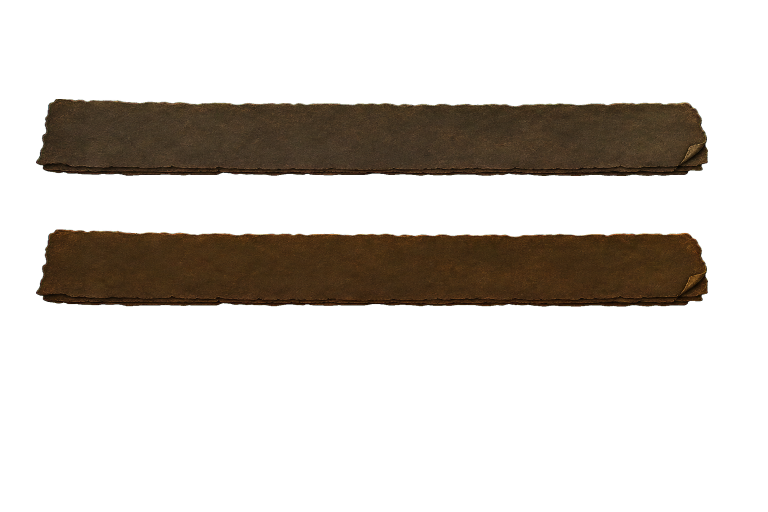
#> input picture assets/source/chat/input-dark-v1/ChatInput_Dark_V1_r3.png, 1536 x 1024 px (shown at 1/2 size)
$ python build_chat_input_dark_v1_runtime.py
#> lines starting #> are read from the running program, lines starting #| are printed output that depends on the picture; after the words box and inside, x2 and y2 are one past the last pixel; in counts of white or black regions, pixels touching at a corner belong together
#!/usr/bin/env python3
"""Deterministically export the accepted CHAT.INPUT.DARK.V1 source.

The accepted source contains two canonical 1386x176 RGBA state cells.  This
tool validates that exact source, resamples each cell into the established
1024x256 two-row atlas, preserves the shared Alpha silhouette, clears only
fully transparent RGB (plus impossible dominant-green resampling spill), and
writes the final Turtle WoW TGA.  It never redraws or bakes EditBox content.
"""

from __future__ import annotations

import argparse
import hashlib
import json
from pathlib import Path
from typing import Any

import numpy as np
from PIL import Image


ROOT = Path(__file__).resolve().parents[1]
SOURCE = (
    ROOT
    / "assets"
    / "source"
    / "chat"
    / "input-dark-v1"
    / "ChatInput_Dark_V1_r3.png"
)
RUNTIME = (
    ROOT
    / "addon"
    / "AzerothExpeditionUI"
    / "Media"
    / "Chat"
    / "ChatInputDarkV1.tga"
)
RUNTIME_MANIFEST = SOURCE.with_name(
    "ChatInput_Dark_V1_RuntimeManifest_v1.json"
)
ARTIFACT_DIR = (
    ROOT
    / "generated"
    / "chat"
    / "core"
    / "CHAT.INPUT.DARK.V1"
    / "runtime-v1"
)

SOURCE_SHA256 = (
    "4df36bc607a024ca0a2355f5d20ff985f61cbf3304073a65e33caa978c50cda0"
)
SOURCE_SIZE = (1536, 1024)
SOURCE_VISIBLE_BBOX = (72, 198, 1416, 613)
SOURCE_CELLS = {
    "normal": (51, 187, 1437, 363),
    "focus": (51, 448, 1437, 624),
}
ATLAS_SIZE = (1024, 256)
ATLAS_BOXES = {
    "normal": (8, 4, 1016, 124),
    "focus": (8, 132, 1016, 252),
}
ATLAS_X_PIXELS = (8, 121, 932, 1016)
RUNTIME_CAPS = (28, 20)
RUNTIME_HEIGHT = 25
TEXT_INSETS = (34, 22, 0, 0)
SUPPORTED_WIDTHS = (380, 480)
RESAMPLE = Image.Resampling.LANCZOS


def sha256(path: Path) -> str:
    digest = hashlib.sha256()
    with path.open("rb") as handle:
        for chunk in iter(lambda: handle.read(1024 * 1024), b""):
            digest.update(chunk)
    return digest.hexdigest()


def display_path(path: Path) -> str:
    try:
        return path.resolve().relative_to(ROOT).as_posix()
    except ValueError:
        return str(path.resolve())


def alpha_evidence(image: Image.Image) -> dict[str, Any]:
    alpha = image.getchannel("A")
    histogram = alpha.histogram()
    return {
        "visible_bbox_exclusive": list(alpha.getbbox() or ()),
        "transparent_pixels": histogram[0],
        "partially_transparent_pixels": sum(histogram[1:255]),
        "opaque_pixels": histogram[255],
    }


def pixel_hygiene(image: Image.Image) -> dict[str, int]:
    values = np.asarray(image.convert("RGBA"), dtype=np.uint8)
    values_i16 = values.astype(np.int16)
    visible_green = (
        (values[:, :, 3] > 0)
        & (values[:, :, 1] >= 96)
        & (values_i16[:, :, 1] >= values_i16[:, :, 0] + 32)
        & (values_i16[:, :, 1] >= values_i16[:, :, 2] + 32)
    )
    transparent = values[:, :, 3] == 0
    return {
        "visible_green_spill_pixels": int(visible_green.sum()),
        "transparent_rgb_nonzero_values": int(
            np.count_nonzero(values[transparent, :3])
        ),
    }


def validate_source(path: Path, image: Image.Image) -> None:
    if sha256(path) != SOURCE_SHA256:
        raise ValueError("input source SHA-256 does not match accepted P4 source")
    if image.size != SOURCE_SIZE or image.mode != "RGBA":
        raise ValueError(
            f"input source must be {SOURCE_SIZE} RGBA, got {image.size} {image.mode}"
        )
    if image.getchannel("A").getbbox() != SOURCE_VISIBLE_BBOX:
        raise ValueError("input source visible bbox does not match its contract")
    hygiene = pixel_hygiene(image)
    if hygiene != {
        "visible_green_spill_pixels": 0,
        "transparent_rgb_nonzero_values": 0,
    }:
        raise ValueError(f"input source pixel hygiene failed: {hygiene}")

    cells = {state: image.crop(box) for state, box in SOURCE_CELLS.items()}
    if any(cell.size != (1386, 176) for cell in cells.values()):
        raise ValueError("canonical input cells must both be 1386x176")
    if (
        cells["normal"].getchannel("A").tobytes()
        != cells["focus"].getchannel("A").tobytes()
    ):
        raise ValueError("accepted normal/focus source Alpha must be byte-identical")
    if any(cell.getchannel("A").getextrema() != (0, 255) for cell in cells.values()):
        raise ValueError("each accepted state must contain transparent and opaque pixels")


def sanitize_strip(image: Image.Image) -> tuple[Image.Image, dict[str, int]]:
    values = np.asarray(image.convert("RGBA"), dtype=np.uint8).copy()
    values_i16 = values.astype(np.int16)
    visible_green = (
        (values[:, :, 3] > 0)
        & (values[:, :, 1] >= 96)
        & (values_i16[:, :, 1] >= values_i16[:, :, 0] + 32)
        & (values_i16[:, :, 1] >= values_i16[:, :, 2] + 32)
    )
    cap = np.minimum(
        values_i16[:, :, 1],
        np.maximum(values_i16[:, :, 0], values_i16[:, :, 2]) + 4,
    ).astype(np.uint8)
    values[:, :, 1][visible_green] = cap[visible_green]
    transparent = values[:, :, 3] == 0
    transparent_rgb_nonzero_before = int(
        np.count_nonzero(values[transparent, :3])
    )
    values[transparent, :3] = 0
    return Image.fromarray(values, mode="RGBA"), {
        "visible_green_pixels_capped": int(visible_green.sum()),
        "transparent_rgb_values_cleared": transparent_rgb_nonzero_before,
    }


def build_atlas(source: Image.Image) -> tuple[Image.Image, dict[str, Any]]:
    strips: dict[str, Image.Image] = {}
    cleanup: dict[str, dict[str, int]] = {}
    for state in ("normal", "focus"):
        resized = source.crop(SOURCE_CELLS[state]).resize((1008, 120), RESAMPLE)
        strips[state], cleanup[state] = sanitize_strip(resized)

    normal_alpha = np.asarray(strips["normal"].getchannel("A"), dtype=np.uint8)
    focus_alpha = np.asarray(strips["focus"].getchannel("A"), dtype=np.uint8)
    pre_intersection_difference = int(np.count_nonzero(normal_alpha != focus_alpha))
    shared_alpha = np.minimum(normal_alpha, focus_alpha)
    for state in ("normal", "focus"):
        strips[state].putalpha(Image.fromarray(shared_alpha, mode="L"))
        strips[state], post_cleanup = sanitize_strip(strips[state])
        cleanup[state]["post_shared_transparent_rgb_values_cleared"] = post_cleanup[
            "transparent_rgb_values_cleared"
        ]
        cleanup[state]["post_shared_visible_green_pixels_capped"] = post_cleanup[
            "visible_green_pixels_capped"
        ]

    atlas = Image.new("RGBA", ATLAS_SIZE, (0, 0, 0, 0))
    atlas.alpha_composite(strips["normal"], ATLAS_BOXES["normal"][:2])
    atlas.alpha_composite(strips["focus"], ATLAS_BOXES["focus"][:2])
    atlas, atlas_cleanup = sanitize_strip(atlas)

    if (
        strips["normal"].getchannel("A").tobytes()
        != strips["focus"].getchannel("A").tobytes()
    ):
        raise ValueError("runtime normal/focus Alpha must be byte-identical")
    if pixel_hygiene(atlas) != {
        "visible_green_spill_pixels": 0,
        "transparent_rgb_nonzero_values": 0,
    }:
        raise ValueError("runtime atlas pixel hygiene failed")

    return atlas, {
        "state_cleanup": cleanup,
        "atlas_cleanup": atlas_cleanup,
        "pre_intersection_alpha_difference_pixels": pre_intersection_difference,
        "shared_alpha_bbox_local": list(
            strips["normal"].getchannel("A").getbbox() or ()
        ),
        "normal_focus_alpha_equal": True,
    }


def build_input(
    atlas: Image.Image,
    state: str,
    width: int,
    height: int = RUNTIME_HEIGHT,
) -> Image.Image:
    if state not in ("normal", "focus"):
        raise ValueError(f"unknown input state: {state}")
    if width < RUNTIME_CAPS[0] + RUNTIME_CAPS[1] + 1:
        raise ValueError(f"input width is below slice minimum: {width}")
    row = 0 if state == "normal" else 1
    source_y = (row * 128, row * 128 + 128)
    target_x = (0, RUNTIME_CAPS[0], width - RUNTIME_CAPS[1], width)
    output = Image.new("RGBA", (width, height), (0, 0, 0, 0))
    for index in range(3):
        patch = atlas.crop(
            (
                ATLAS_X_PIXELS[index],
                source_y[0],
                ATLAS_X_PIXELS[index + 1],
                source_y[1],
            )
        ).resize(
            (target_x[index + 1] - target_x[index], height),
            RESAMPLE,
        )
        output.alpha_composite(patch, (target_x[index], 0))
    return output


def save_tga(image: Image.Image, path: Path) -> None:
    if image.mode != "RGBA" or image.size != ATLAS_SIZE:
        raise ValueError(f"runtime atlas must be {ATLAS_SIZE} RGBA")
    path.parent.mkdir(parents=True, exist_ok=True)
    image.save(path, format="TGA")


def save_png(image: Image.Image, path: Path) -> None:
    path.parent.mkdir(parents=True, exist_ok=True)
    image.save(path, format="PNG", optimize=False, compress_level=9)


def build_manifest(
    source_path: Path,
    source: Image.Image,
    runtime_path: Path,
    atlas: Image.Image,
    artifact_dir: Path,
    export_metrics: dict[str, Any],
) -> dict[str, Any]:
    return {
        "schema_version": 1,
        "module": "chat",
        "batch": "CHAT.INPUT.DARK.V1",
        "component": "CHAT.INPUT",
        "accepted_version": "CHAT.INPUT.DARK.V1.r3 attempt 4",
        "runtime_contract": "1.20",
        "status": "runtime-exported",
        "phase": "P5",
        "source": {
            "file": display_path(source_path),
            "sha256": sha256(source_path),
            "width": source.width,
            "height": source.height,
            "mode": source.mode,
            **alpha_evidence(source),
            **pixel_hygiene(source),
        },
        "deterministic_export": {
            "operation": (
                "crop the two accepted 1386x176 canonical cells; LANCZOS "
                "resample each to 1008x120; enforce per-pixel minimum shared "
                "Alpha; cap only impossible dominant-green resampling spill; "
                "clear fully transparent RGB; place in fixed 1024x256 rows; "
                "serialize RGBA TGA"
            ),
            "foreign_source_pixels_mixed": False,
            "redraw": False,
            "text_or_behavior_baked": False,
            "source_cells_xyxy": {
                state: list(box) for state, box in SOURCE_CELLS.items()
            },
            "atlas_state_boxes_xyxy": {
                state: list(box) for state, box in ATLAS_BOXES.items()
            },
            "atlas_x_pixels": list(ATLAS_X_PIXELS),
            "normalized_x_uv": [value / ATLAS_SIZE[0] for value in ATLAS_X_PIXELS],
            "normalized_state_y_uv": {
                "normal": [0.0, 0.5],
                "focus": [0.5, 1.0],
            },
            "runtime_caps_lr": list(RUNTIME_CAPS),
            "runtime_height": RUNTIME_HEIGHT,
            "text_insets_lrtb": list(TEXT_INSETS),
            "supported_runtime_sizes": [
                [width, RUNTIME_HEIGHT] for width in SUPPORTED_WIDTHS
            ],
            **export_metrics,
        },
        "runtime_export": {
            "file": display_path(runtime_path),
            "sha256": sha256(runtime_path),
            "width": atlas.width,
            "height": atlas.height,
            "mode": atlas.mode,
            "logical_sampled_bbox": [8, 4, 1016, 252],
            **alpha_evidence(atlas),
            **pixel_hygiene(atlas),
        },
        "adapter": {
            "file": "addon/AzerothExpeditionUI/Modules/Chat.lua",
            "provider": ["pfUI.chat.editbox", "ChatFrameEditBox"],
            "runtime_owner": "ChatFrameEditBox visual slices only",
            "texture_instances": 3,
            "state_rows": ["normal", "focus"],
            "preserved_behavior": [
                "focus and activation",
                "caret and dynamic text",
                "IME",
                "channel header",
                "AltArrowKey and input history",
                "keyboard events and hit geometry",
            ],
            "fallback": (
                "addon/AzerothExpeditionUI/Media/Chat/ChatInputAtlasV3.tga "
                "retained until game validation and explicit fallback cleanup"
            ),
        },
        "review_artifacts": {
            "atlas_png": display_path(
                artifact_dir / "ChatInputDarkV1_RuntimeAtlas.png"
            ),
            "normal_380x25": display_path(
                artifact_dir / "ChatInputDarkV1_normal_380x25.png"
            ),
            "focus_380x25": display_path(
                artifact_dir / "ChatInputDarkV1_focus_380x25.png"
            ),
            "focus_480x25": display_path(
                artifact_dir / "ChatInputDarkV1_focus_480x25.png"
            ),
            "real_layout_spec": (
                "tools/specs/chat_input_dark_runtime_preview_v1.json"
            ),
            "display_region_contract": (
                "tools/specs/chat_input_dark_runtime_display_region_v1.json"
            ),
        },
        "forbidden_runtime_uses": [
            "do not load the accepted 1536x1024 source directly in game",
            "do not stretch one whole state instead of the three horizontal slices",
            "do not bake input text, headers, caret, IME or history into the atlas",
            "do not alter ChatFrameEditBox scripts, keyboard behavior or SavedVariables",
            "do not reuse this asset as frame, tab, unread, language or legacy panel art",
        ],
    }


def parse_args() -> argparse.Namespace:
    parser = argparse.ArgumentParser()
    parser.add_argument("--source", type=Path, default=SOURCE)
    parser.add_argument("--runtime", type=Path, default=RUNTIME)
    parser.add_argument("--manifest", type=Path, default=RUNTIME_MANIFEST)
    parser.add_argument("--artifact-dir", type=Path, default=ARTIFACT_DIR)
    return parser.parse_args()


def main() -> None:
    args = parse_args()
    source = Image.open(args.source).convert("RGBA")
#> source is the input picture: PIL image 1536x1024 RGBA; mean R, G, B, A 16.8, 12, 6.9, 61
    validate_source(args.source, source)
#> in pixel_hygiene, `visible_green = ( (values[:, :, 3] > 0) & (values[:, :, 1] >= 96) & (v..`: visible_green: shape (1024, 1536) bool; every value is 0
#> in pixel_hygiene, `transparent = values[:, :, 3] == 0`:
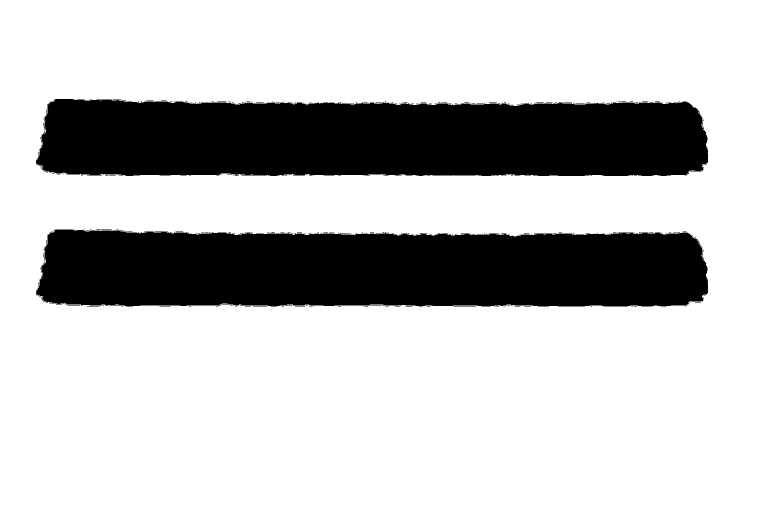
#> transparent: shape (1024, 1536) bool (shown at 1/2 size); 75.7% white; 326 black regions (316 under 20 px), largest, box (x1, y1, x2, y2) and area: (72, 198, 1416, 352) 190469, (72, 459, 1416, 613) 190469, (908, 351, 952, 352) 44
#> in validate_source, `hygiene = pixel_hygiene(image)`: hygiene = {'visible_green_spill_pixels': 0, 'transparent_rgb_nonzero_values': 0}
#> in validate_source, `cells = {state: image.crop(box) for state, box in SOURCE_CELLS.items()}`: cells = 2 items
    atlas, export_metrics = build_atlas(source)
#> the loop in build_atlas, `for state in ("normal", "focus"):` made 2 passes
#> transparent_rgb_nonzero_before in sanitize_strip on passes 1 to 2: 279, 285
#> pass 1, in sanitize_strip, `cap = np.minimum( values_i16[:, :, 1], np.maximum(values_i16[:, :, 0],..`:
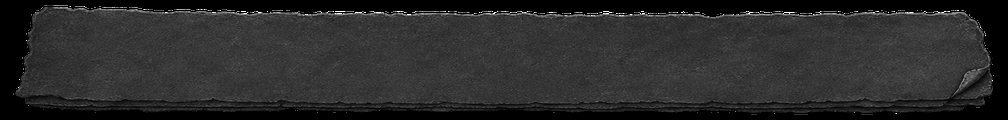
#> cap: shape (120, 1008); min 0, max 255, mean 43
#> after the loop in build_atlas, `for state in ("normal", "focus"):`:
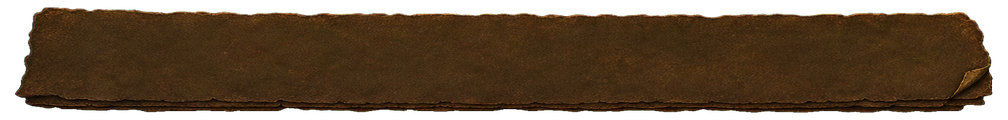
#> resized: PIL image 1008x120 RGBA; mean R, G, B, A 55.2, 36.7, 17.2, 196.6; transparent parts drawn white
#> in build_atlas, `normal_alpha = np.asarray(strips["normal"].getchannel("A"), dtype=np.u..`:
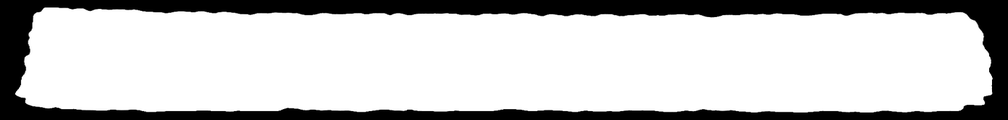
#> normal_alpha: shape (120, 1008); min 0, max 255, mean 196.6
#> in build_atlas, `pre_intersection_difference = int(np.count_nonzero(normal_alpha != foc..`: pre_intersection_difference = 0
#> the loop in build_atlas, `for state in ("normal", "focus"):` made 2 passes
#> transparent_rgb_nonzero_before in sanitize_strip on passes 1 to 2: 0, 0
#> in build_atlas, `atlas = Image.new("RGBA", ATLAS_SIZE, (0, 0, 0, 0))`: atlas: PIL image 1024x256 RGBA; every value is 0
#> in sanitize_strip (call 5), `visible_green = ( (values[:, :, 3] > 0) & (values[:, :, 1] >= 96) & (v..`: visible_green: shape (256, 1024) bool; every value is 0
#> in sanitize_strip (call 5), `transparent = values[:, :, 3] == 0`:
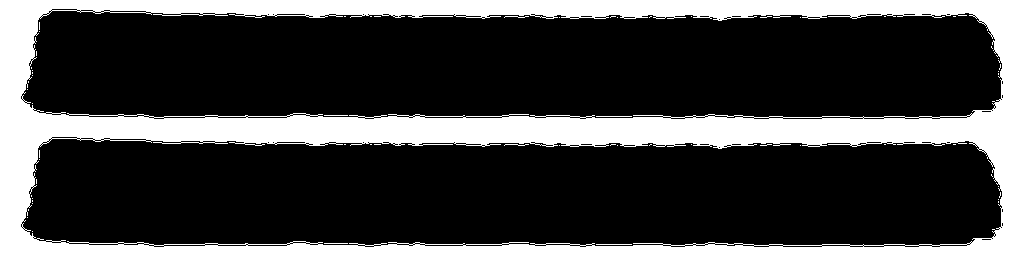
#> transparent: shape (256, 1024) bool; 26% white; 61 white regions (54 under 20 px), largest, box (x1, y1, x2, y2) and area: (0, 0, 1024, 256) 67846, (596, 116, 632, 117) 36, (596, 244, 632, 245) 36
#> in build_atlas, `atlas, atlas_cleanup = sanitize_strip(atlas)`: atlas_cleanup = {'visible_green_pixels_capped': 0, 'transparent_rgb_values_cleared': 0}
#> export_metrics = 5 items
    save_tga(atlas, args.runtime)

    save_png(atlas, args.artifact_dir / "ChatInputDarkV1_RuntimeAtlas.png")
    save_png(
        build_input(atlas, "normal", 380),
        args.artifact_dir / "ChatInputDarkV1_normal_380x25.png",
    )
#> in build_input, `output = Image.new("RGBA", (width, height), (0, 0, 0, 0))`: output: PIL image 380x25 RGBA; every value is 0
    save_png(
        build_input(atlas, "focus", 380),
        args.artifact_dir / "ChatInputDarkV1_focus_380x25.png",
    )
    save_png(
        build_input(atlas, "focus", 480),
        args.artifact_dir / "ChatInputDarkV1_focus_480x25.png",
    )
#> in build_input (call 3), `output = Image.new("RGBA", (width, height), (0, 0, 0, 0))`: output: PIL image 480x25 RGBA; every value is 0

    manifest = build_manifest(
        args.source,
        source,
        args.runtime,
        atlas,
        args.artifact_dir,
        export_metrics,
    )
#> in alpha_evidence, `alpha = image.getchannel("A")`:
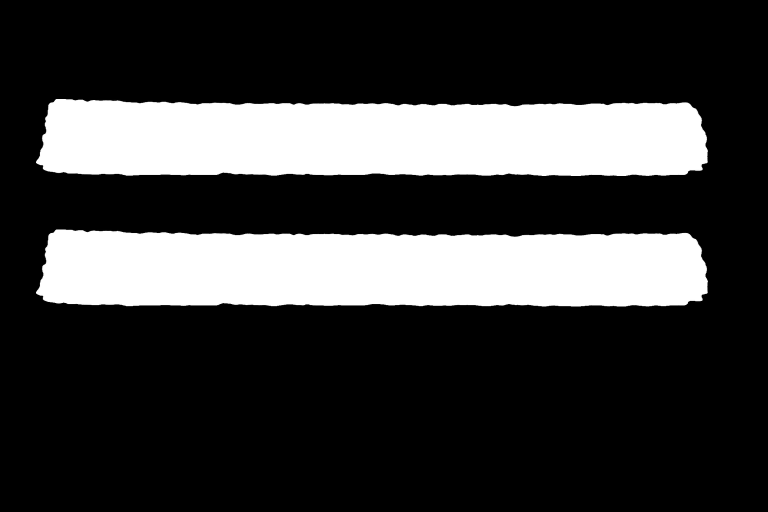
#> alpha: PIL image 1536x1024 L (shown at 1/2 size); min 0, max 255, mean 61
#> in alpha_evidence, `histogram = alpha.histogram()`: histogram = 256 values, max 1190188 at index 0, min 2 at index 163, mean 6144
#> in alpha_evidence (call 2), `alpha = image.getchannel("A")`:
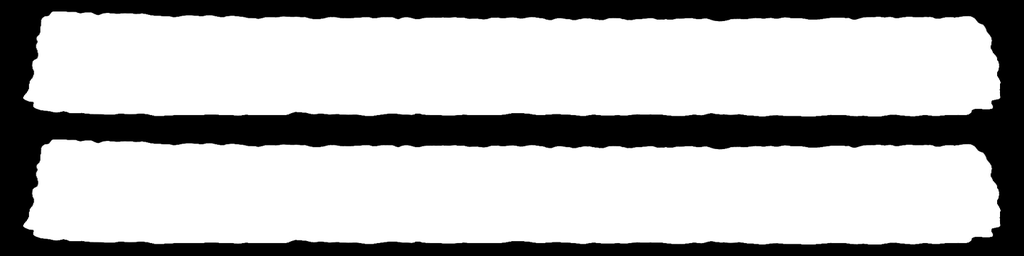
#> alpha: PIL image 1024x256 L; min 0, max 255, mean 181.4
#> in alpha_evidence (call 2), `histogram = alpha.histogram()`: histogram = 256 values, max 179094 at index 255, min 4 at index 83, mean 1024
#> manifest = 14 items
    args.manifest.parent.mkdir(parents=True, exist_ok=True)
    args.manifest.write_text(
        json.dumps(manifest, ensure_ascii=False, indent=2) + "\n",
        encoding="utf-8",
    )
    print(json.dumps(manifest, ensure_ascii=False))
#> (printed output is left out)


if __name__ == "__main__":
    main()
